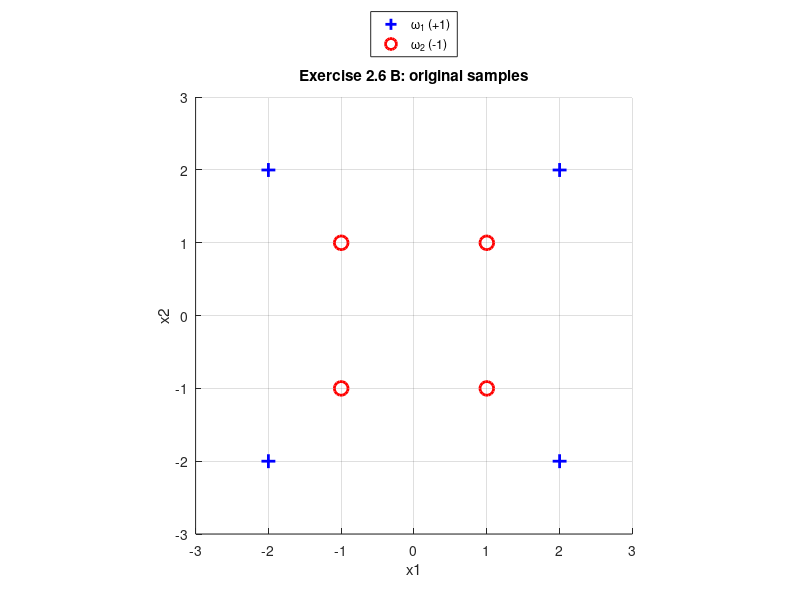
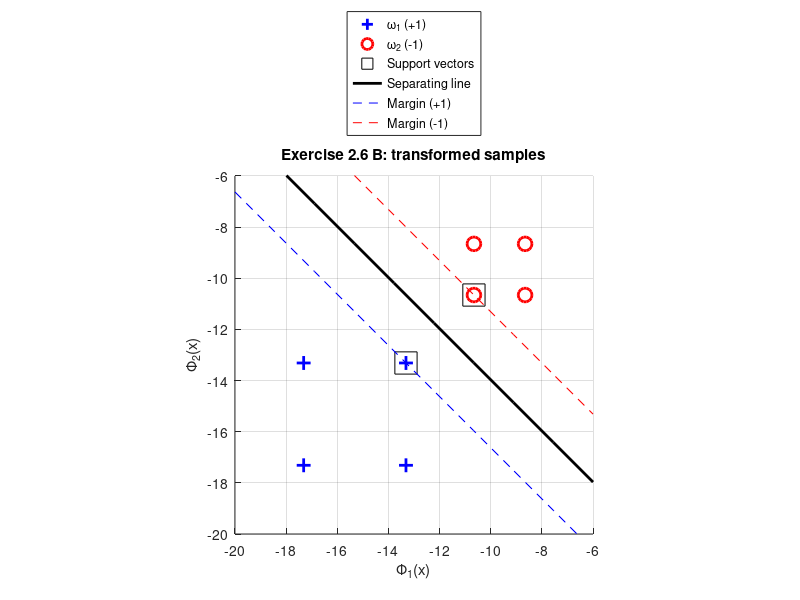

These charts were generated, in order, by the following MATLAB code:
clc;
clear;
close all;
% Exercise 2.6 B: plot the samples, apply the transformation Phi and plot
% the transformed samples with the optimal separating line.
Xpos = [2, 2; 2, -2; -2, -2; -2, 2];   % class omega_1 (+1), one sample per row
Xneg = [1, 1; 1, -1; -1, -1; -1, 1];   % class omega_2 (-1)

% B.1: original samples. omega_2 lies inside the square of omega_1, so no
% line separates the two classes in the original space.
figure(1); hold on;
plot(Xpos(:,1), Xpos(:,2), 'b+', 'MarkerSize', 10, 'LineWidth', 2);
plot(Xneg(:,1), Xneg(:,2), 'ro', 'MarkerSize', 10, 'LineWidth', 2);
hold off;
axis([-3 3 -3 3]); axis square; grid on;
xlabel('x1'); ylabel('x2');
legend('\omega_1 (+1)', '\omega_2 (-1)', 'Location', 'northoutside');
title('Exercise 2.6 B: original samples');

% B.2: Phi(x) = x - 4*||x||_2 - 4, with ||x||_2^2 = x1^2 + x2^2.
% The scalar 4*||x||_2 + 4 is subtracted from both coordinates of x.
Ppos = Xpos - (4*sqrt(sum(Xpos.^2, 2)) + 4)*[1, 1];
Pneg = Xneg - (4*sqrt(sum(Xneg.^2, 2)) + 4)*[1, 1];
disp('Phi(x) for omega_1:'); disp(Ppos);
disp('Phi(x) for omega_2:'); disp(Pneg);

% B.3: in the transformed space the two closest samples of the two classes
% are Phi([2,2]) and Phi([-1,-1]); they are the support vectors. With two
% support vectors xp (+1), xn (-1) the KKT conditions give
%   lambda_p = lambda_n = lambda,  w = lambda*(xp - xn),
%   w*xp' + w0 = 1,  w*xn' + w0 = -1  =>  lambda = 2/||xp - xn||^2,
%   w0 = -w*(xp + xn)'/2
% (the line is the perpendicular bisector of the segment xp-xn).
xp = Ppos(1,:);
xn = Pneg(3,:);
lambda = 2/sum((xp - xn).^2);
w = lambda*(xp - xn);
w0 = -w*(xp + xn)'/2;
fprintf('Support vectors: [%g %g] (+1), [%g %g] (-1)\n', xp(1), xp(2), xn(1), xn(2));
fprintf('lambda = %g, w = [%g %g], w0 = %g, margin width = %g\n', ...
        lambda, w(1), w(2), w0, 2/norm(w));
% All samples must satisfy y*(w*x'+w0) >= 1
fprintf('min y*(w*x''+w0) over all samples: %g\n', ...
        min([Ppos*w' + w0; -(Pneg*w' + w0)]));

figure(2); hold on;
plot(Ppos(:,1), Ppos(:,2), 'b+', 'MarkerSize', 10, 'LineWidth', 2);
plot(Pneg(:,1), Pneg(:,2), 'ro', 'MarkerSize', 10, 'LineWidth', 2);
plot([xp(1); xn(1)], [xp(2); xn(2)], 'ks', 'MarkerSize', 16);
% Lines w*x'+w0 = c  =>  x2 = (c - w0 - w(1)*x1)/w(2)
t = linspace(-20, -6, 10);
plot(t, (0 - w0 - w(1)*t)/w(2), 'k-', 'LineWidth', 2);
plot(t, (1 - w0 - w(1)*t)/w(2), 'b--');
plot(t, (-1 - w0 - w(1)*t)/w(2), 'r--');
hold off;
axis([-20 -6 -20 -6]); axis square; grid on;
xlabel('\Phi_1(x)'); ylabel('\Phi_2(x)');
legend('\omega_1 (+1)', '\omega_2 (-1)', 'Support vectors', ...
       'Separating line', 'Margin (+1)', 'Margin (-1)', ...
       'Location', 'northoutside');
title('Exercise 2.6 B: transformed samples');
